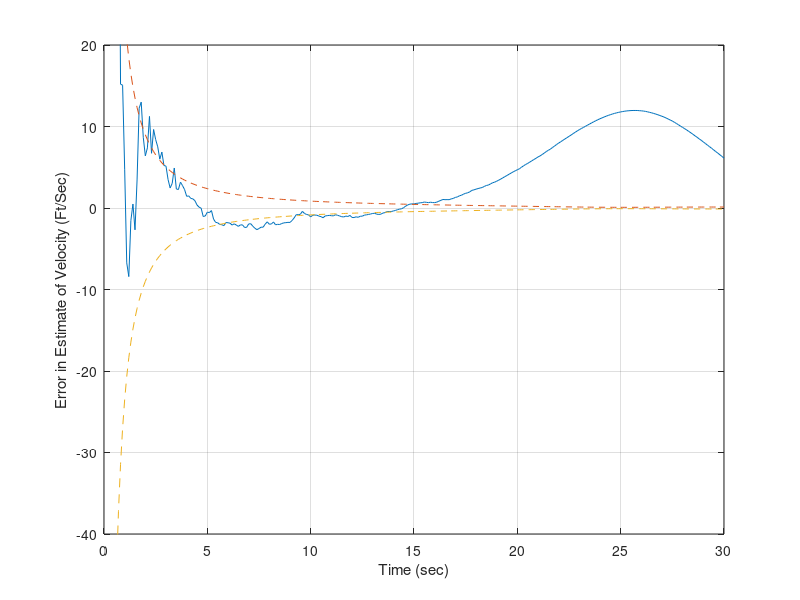

Here is the MATLAB script that generated this plot:
ITERM = 4;
SIGNOISE = 25;
X = 200000;
XD = -6000;
BETA = 500;
XH = 200025;
XDH = -6150;
ORDER = 2;
TS = 0.1;
TF = 30;
PHIS = 0;
T = 0;
S = 0;
H = 0.001;
PHI = zeros(2,2);
P = [SIGNOISE^2 0; 0 20000];
I = [1 0;0 1];
Q = zeros(2,2);
HMAT = [1 0];
HT = HMAT';
RMAT = SIGNOISE^2;
count = 0;

while T<=TF
    XOLD = X;
    XDOLD = XD;
    XDD = 0.0034*32.2*XD^2*exp(-X/22000)/(2*BETA)-32.2;
    X = X+H*XD;
    XD = XD+H*XDD;
    T = T+H;
    XDD = 0.0034*32.2*XD^2*exp(-X/22000)/(2*BETA)-32.2;
    X = 0.5*(XOLD+X+H*XD);
    XD = 0.5*(XDOLD+XD+H*XDD);
    S = S+H;
    if S>=TS
        S = 0;
        RHOH = 0.0034*exp(-XH/22000);
        F21 = -32.2*RHOH*XDH^2/(44000*BETA);
        F22 = RHOH*32.2*XDH/BETA;
        if ITERM==2
            PHI = [1 TS; F21*TS 1+F22*TS];
        elseif ITERM==3
            PHI(1,1) = 1+0.5*TS^2*F21;
            PHI(1,2) = TS+0.5*TS^2*F22;
            PHI(2,1) = F21*TS+0.5*F22*F21*TS^2;
            PHI(2,2) = 1+F22*TS+0.5*TS^2*(F21+F22^2);
        else
            PHI(1,1) = 1+0.5*TS^2*F21+(F22*F21*TS^3)/6;
            PHI(1,2) = TS+0.5*TS^2*F22+(TS^3*(F21+F22^2))/6;
            PHI(2,1) = F21*TS+0.5*F22*F21*TS^2+((F21^2+F22^2*F21)*TS^3)/6;
            PHI(2,2) = 1+F22*TS+0.5*TS^2*(F21+F22^2)+((2*F22*F21+F22^3)*TS^3)/6;
        end

        PHIT = PHI';
        Q(1,1) = PHIS*TS^3/3;
        Q(1,2) = PHIS*(TS^2/2+F22*TS^3/3);
        Q(2,1) = PHIS*(TS^2/2+F22*TS^3/3);
        Q(2,2) = PHIS*(TS+F22*TS^2+F22^2*TS^3/3);

        M = PHI*P*PHIT+Q;
        K = M*HT/(HMAT*M*HT+RMAT);
        P = (I-K*HMAT)*M;

        XNOISE = SIGNOISE*randn;
        XDDB = 0.0034*32.2*XDH^2*exp(-XH/22000)/(2*BETA)-32.2;
        XDB = XDH+XDDB*TS;
        XB = XH+TS*XDB;
        RES = X+XNOISE-XB;
        XH = XB+K(1,1)*RES;
        ERRX = X-XH;
        SP11 = sqrt(P(1,1));
        SP11P = -SP11;
        XDH = XDB+K(2,1)*RES;
        ERRXD = XD-XDH;
        SP22 = sqrt(P(2,2));
        SP22P = -SP22;

        count = count+1;
        ArrayT(count) = T;
        ArrayX(count) = X;
        ArrayXH(count) = XH;
        ArrayERRX(count) = ERRX;
        ArrayXD(count) = XD;
        ArrayXDH(count) = XDH;
        ArrayERRXD(count) = ERRXD;
        ArraySP11(count) = SP11;
        ArraySP22(count) = SP22;
        ArraySP11P(count) = SP11P;
        ArraySP22P(count) = SP22P;
    end
end

plot(ArrayT,ArrayERRX)
hold on;
plot(ArrayT,ArraySP11,'--')
plot(ArrayT,ArraySP11P,'--')
hold off;
grid on;
xlabel('Time (sec)');
ylabel('Error in Estimate of Altitude (Ft)');
axis([0 30 -40 20]);

plot(ArrayT,ArrayERRXD)
hold on;
plot(ArrayT,ArraySP22,'--')
plot(ArrayT,ArraySP22P,'--')
hold off;
grid on;
xlabel('Time (sec)');
ylabel('Error in Estimate of Velocity (Ft/Sec)');
axis([0 30 -40 20]);